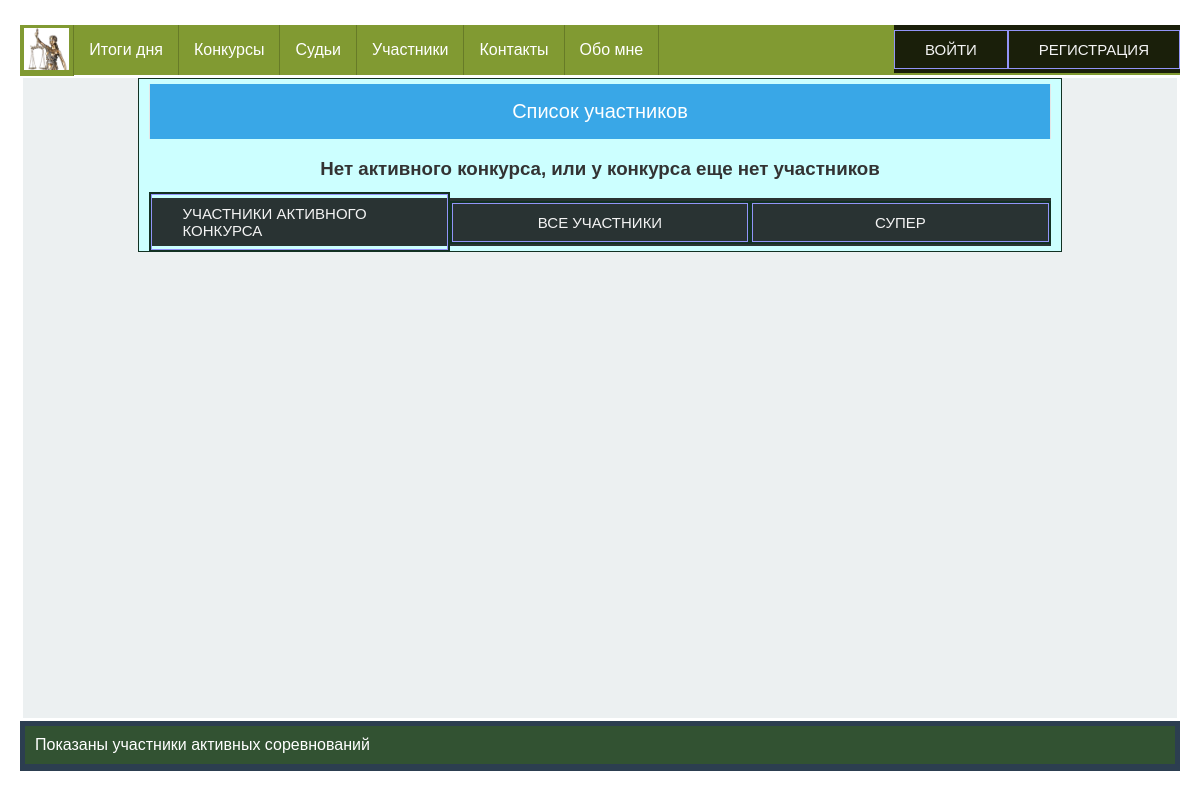
The page /judges/participants_list/active on the database as committed earlier.
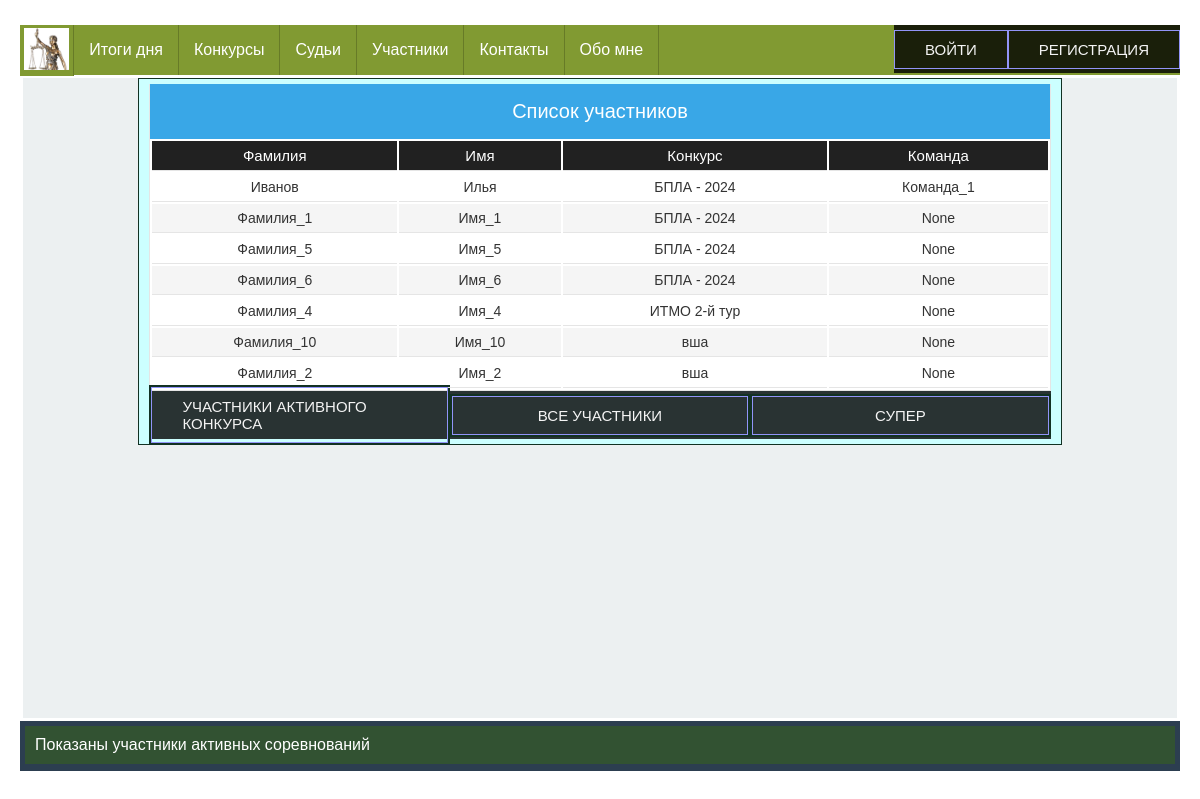
The same page on the database as committed later.
### app_for_judges/models.py (models this page shows, shortened)
class Participant(models.Model):
    class Meta:
        db_table = 'participants'
        verbose_name = _('Участник')
        verbose_name_plural = _('Участники')
    team = models.ForeignKey('ParticipantsTeam', on_delete=models.SET_NULL, null=True, blank=True,
                             verbose_name=_('Команда'))
    name = models.CharField(_('Имя'), max_length=25)
    last_name = models.CharField(_('Фамилия'), max_length=25)
    organization = models.CharField(_('Образовательное учреждение'), max_length=100,
                                    default='ФГКОУ "Оренбургское ПКУ"')
    birthday = models.DateField(_('Дата рождения'))
    competition = models.ForeignKey(Competition, on_delete=models.SET_NULL, null=True, blank=True,
                                    verbose_name=_('Соревнования'))

class ParticipantsTeam(models.Model):
    class Meta:
        db_table = 'participant_teams'
        verbose_name = _('Участник - команда')
        verbose_name_plural = _('Участники - команды')
    name = models.CharField(_('Название команды'), max_length=50, unique=True)
    organization = models.CharField(_('Образовательное учреждение'), max_length=100,
                                    default='ФГКОУ "Оренбургское ПКУ"')
    competition = models.ForeignKey(Competition, on_delete=models.SET_NULL, null=True, blank=True,
                                    verbose_name=_('Соревнования'))
    def __str__(self):
        return f"{self.name}"

### app_for_competitions/models.py (models this page shows)
class Competition(models.Model):
    class Meta:
        db_table = 'competitions'
        verbose_name = _('Конкурс')  # наименование в админке в единственном числе
        verbose_name_plural = _('Конкурсы')  # наименование в админке во множественном числе
    name = models.CharField(_('Сокращенное название'), max_length=50, unique=True)
    fullname = models.CharField(_('Полное наименование конкурса'), max_length=200,
                                default=None)
    date = models.DateField(_('Дата проведения'),
                            help_text="Дата начала")
    active = models.BooleanField(_('Активен'), default=True)
    def __str__(self):
        return self.name

### app_for_judges/views.py (the view)
# urls.py: path('participants_list/<str:filter>', participants_list, name='participants_list'),
def participants_list(request, filter):
    context = {'title': 'Список участников'}
    if filter == 'active':
        participants = Participant.objects.filter(competition__active=True).order_by('competition', 'last_name')
        messages.success(request, _('Показаны участники активных соревнований'))
    elif filter == 'all':
        participants = Participant.objects.all().order_by('competition', 'last_name')
        messages.success(request, _('Показаны все участники'))
    context['participants'] = participants
    context['table_title'] = PARTICIPANT_TABLE_TITLE
    return render(request, 'app_for_judges/view_participants.html', context)

### app_for_judges/templates/app_for_judges/view_participants.html (shortened to what this page needs)
{% extends 'base.html' %}
{% load static %}
{% block content %}
<div class="row">
    <div class="table-caption">{{ title }}</div>
    {% if not participants %}
    <h3 class="center">Нет активного конкурса, или у конкурса еще нет участников </h3>
    {% else %}
    <table id="table">
        <thead>
        <tr>
            {% for value in table_title %}
            {% if value != 'Редактор' %}
            <th>{{ value }}</th>
            {% else %}
            {% if user.judge.status == 'M' or user.judge.status == 'J' %}
            <th>{{ value }}</th>
            {% endif %}
            {% endif %}
            {% endfor %}
        </tr>
        </thead>
        <tbody>
        {% for participant in participants %}
        <tr>
            <td>{{ participant.last_name }}</td>
            <td>{{ participant.name }}</td>
            <td>{{ participant.competition }}</td>
            <td>{{ participant.team }}</td>
        </tr>
        {% endfor %}
        </tbody>
    </table>
    {% endif %}
    <div class="container">
        <div class="btn-col-3">
            <a href="{% url 'participants_list' filter='active' %}" class="btn a_btn">Участники активного конкурса</a>
        </div>
        <div class="btn-col-3">
            <a href="{% url 'participants_list' filter='all' %}" class="btn a_btn">Все участники</a>
        </div>
        <div class="btn-col-3">
            {% if user.judge.status == 'M' or user.judge.status == 'J' %}
            <a href="{% url 'add_participant' %}" class="btn a_btn">Добавить участника</a>
            {% else %}
            <a href="{% url 'participants_list' filter='all' %}" class="btn a_btn">Супер</a>
            {% endif %}
        </div>
    </div>
</div>
{% endblock %}

Rows that differ between the two databases and show on the page:
added Participant: last_name "Иванов", name "Илья", competition "БПЛА - 2024", team "Команда_1"
now on this page (row edited): Participant: last_name "Фамилия_1", name "Имя_1", competition "БПЛА - 2024", team "None"
now on this page (row edited): Participant: last_name "Фамилия_5", name "Имя_5", competition "БПЛА - 2024", team "None"
now on this page (row edited): Participant: last_name "Фамилия_6", name "Имя_6", competition "БПЛА - 2024", team "None"
now on this page (row edited): Participant: last_name "Фамилия_4", name "Имя_4", competition "ИТМО 2-й тур", team "None"
now on this page (row edited): Participant: last_name "Фамилия_10", name "Имя_10", competition "вша", team "None"
now on this page (row edited): Participant: last_name "Фамилия_2", name "Имя_2", competition "вша", team "None"
Other text that changed with them:
new list line: "Фамилия"
new list line: "Имя"
new list line: "Конкурс"
new list line: "Команда"
text no longer shown: "Нет активного конкурса, или у конкурса еще нет участников"
